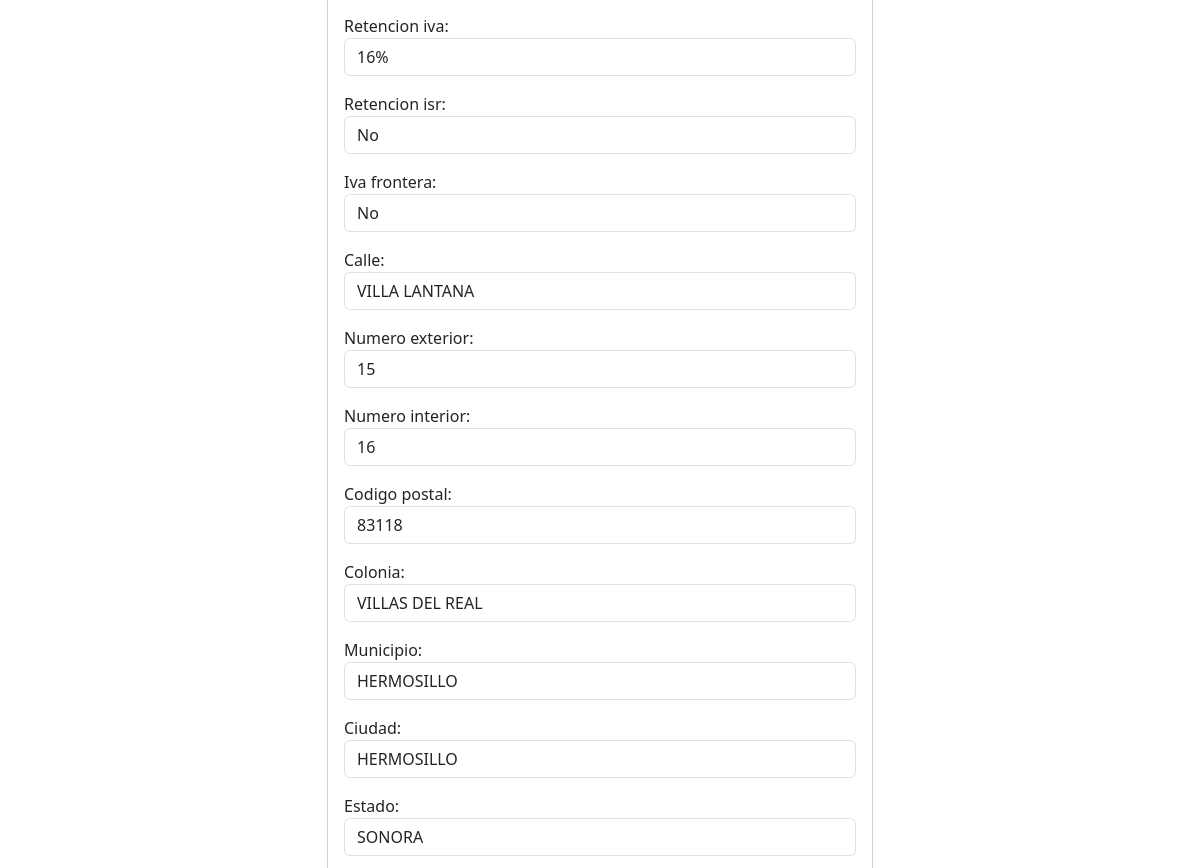
The app's page /proveedores/1/ (signed in, middle part), older data.
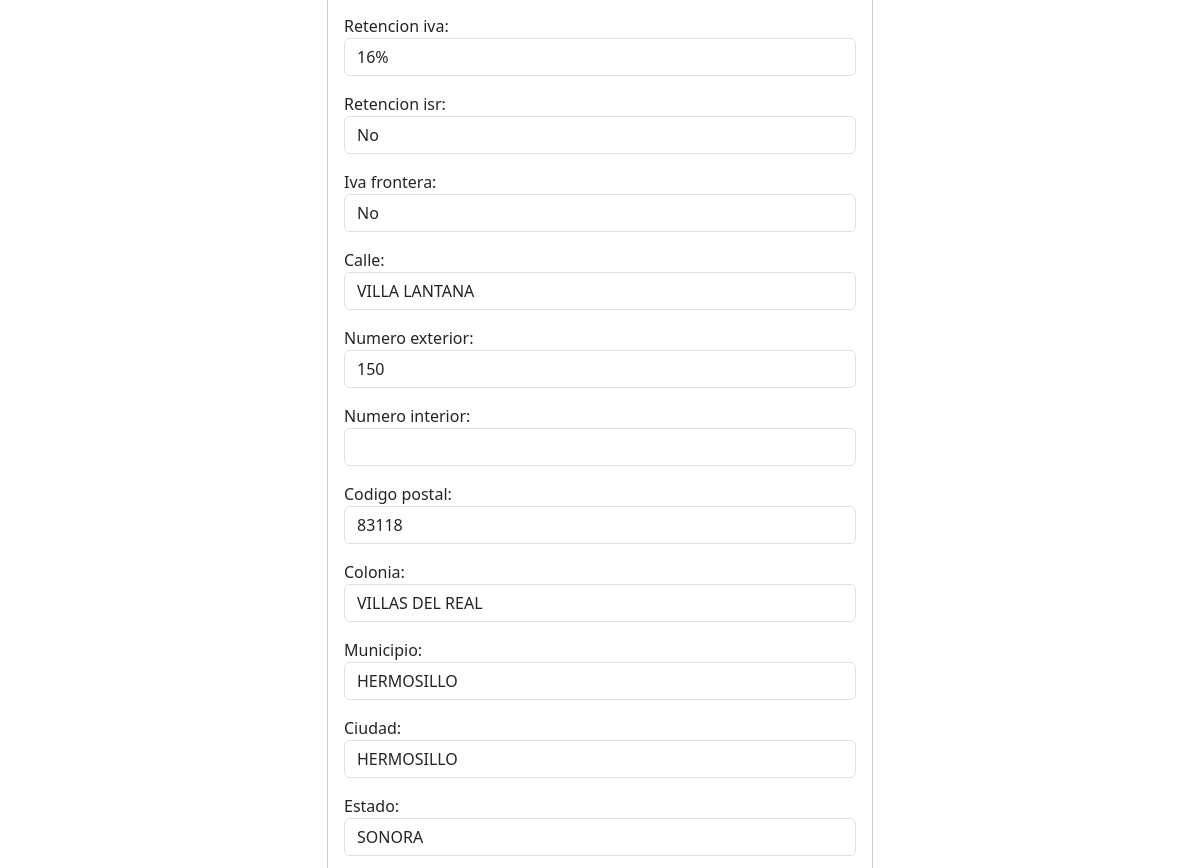
The same page, newer data.
### alta_proveedores/models.py (models this page shows, shortened)
class Proveedor(models.Model):
    empresa = models.CharField(max_length=50)
    tipo_alta = models.CharField(max_length=20)
    proveedor = models.CharField(max_length=10)
    contribuyente = models.CharField(max_length=20)
    razon_social = models.CharField(max_length=50)
    rfc = models.CharField(max_length=13)
    curp = models.CharField(max_length=18, blank=True)
    regimen_capital = models.CharField(max_length=100)
    nombre_comercial = models.CharField(max_length=50)
    regimen_fiscal = models.CharField(max_length=100)
    uso_cdfi = models.CharField(max_length=100)
    representante_legal = models.CharField(max_length=50, blank=True)
    correo_contacto = models.CharField(max_length=30)
    celular = models.CharField(max_length=10)
    correo_pagos = models.CharField(max_length=30)
    sitio_web = models.CharField(max_length=30, blank=True)
    rubro = models.CharField(max_length=20)
    tipo_operacion = models.CharField(max_length=10)
    dias_credito = models.PositiveIntegerField(default=0)
    monto_credito = models.PositiveIntegerField(default=0)
    retencion_iva = models.CharField(max_length=10)
    retencion_isr = models.CharField(max_length=10)
    iva_frontera = models.CharField(max_length=10)
    calle = models.CharField(max_length=50)
    numero_exterior = models.CharField(max_length=10)
    numero_interior = models.CharField(max_length=10, blank=True)
    codigo_postal = models.CharField(max_length=5)
    colonia = models.CharField(max_length=50)
    municipio = models.CharField(max_length=30)
    ciudad = models.CharField(max_length=20)
    estado = models.CharField(max_length=20)
    pais = models.CharField(max_length=20)
    banco = models.CharField(max_length=50)
    cuenta = models.CharField(max_length=10)
    moneda = models.CharField(max_length=3)
    clabe = models.CharField(max_length=18)
    banco2 = models.CharField(max_length=50, blank=True)
    cuenta2 = models.CharField(max_length=10, blank=True)
    moneda2 = models.CharField(max_length=3, blank=True)
    clabe2 = models.CharField(max_length=18, blank=True)
    constancia_situacion_fiscal = models.FileField(upload_to='documentos/constancias/')
    estado_cuenta_bancario = models.FileField(upload_to='documentos/estados_cuenta')
    compras = models.BooleanField(default=False)
    finanzas = models.BooleanField(default=False)
    sistemas = models.BooleanField(default=False)
    aprobadas = models.BooleanField(default=False)
    fecha = models.DateTimeField(auto_now_add=True)
    usuario = models.ForeignKey(User, on_delete=models.CASCADE)

### alta_proveedores/views.py (the view, shortened to what this page needs)
# urls.py: path('proveedores/<int:proveedor_id>/', views.proveedor_detail, name='proveedor_detail'),
@login_required
def proveedor_detail(request, proveedor_id):
    proveedor = get_object_or_404(Proveedor, pk=proveedor_id, usuario=request.user)
    if request.method == 'GET':
        if request.user.is_staff:
            form = ProveedorFormForStaff(instance=proveedor)
        else:
            form = ProveedorDetailForm(instance=proveedor)
        return render(request, 'proveedor/proveedor_detail.html', {
            'proveedor': proveedor,
            'form': form
        })

### alta_proveedores/templates/proveedor/proveedor_detail.html (shortened to what this page needs)
{% extends 'base.html' %}
{% block content %}
<main class="container py-5 mt-5">
    <div class="row d-flex justify-content-center">
        <div class="col-md-6 align-self-center mx-auto">
            <form class="card card-body" method="POST">
                {{form.as_p}}
            </form>
        </div>
    </div>
</main>
{% endblock %}

Row changes from the older to the newer data that the page shows:
changed Proveedor "No": numero_exterior "15" → "150"; numero_interior "16" → (not shown)
